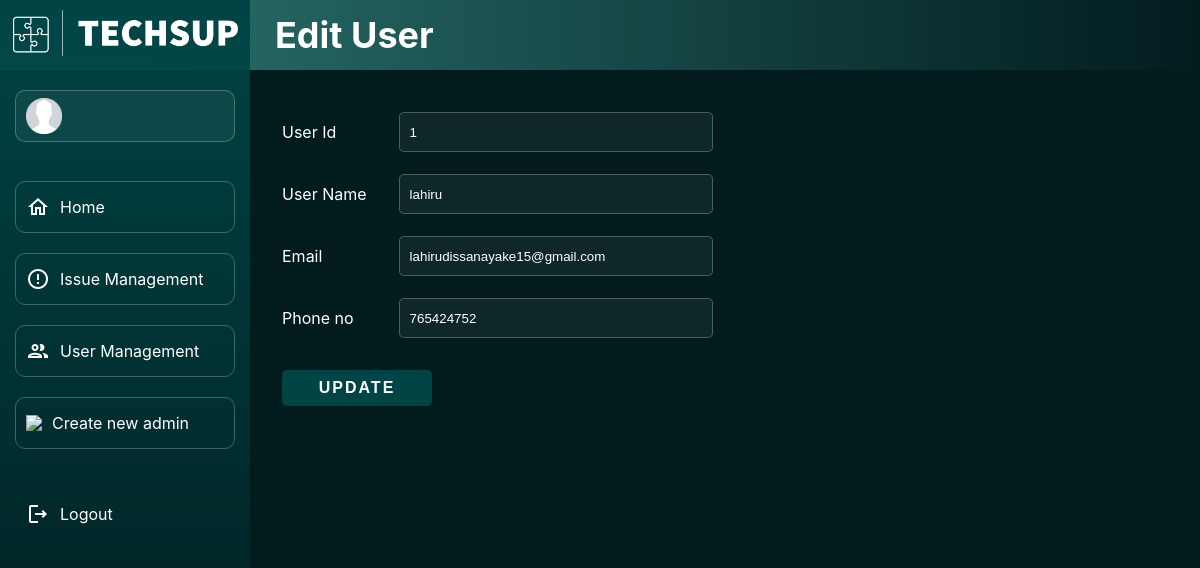
Page /admin/users/updateUser.php?userId=1 on the committed database.
### tables this page shows
CREATE TABLE IF NOT EXISTS `user` (
  `userId` int(5) NOT NULL AUTO_INCREMENT,
  `userName` varchar(20) NOT NULL,
  `userEmail` varchar(50) NOT NULL,
  `userPhone` varchar(20) NOT NULL,
  `userPwd` varchar(100) NOT NULL,
  PRIMARY KEY (`userId`),
  UNIQUE KEY `userName` (`userName`),
  UNIQUE KEY `userEmail` (`userEmail`)
);

### includes/functions.inc.php (called while the page is built, shortened)
<?php
function adminGetUserDataUpdate($conn)
{
    if (isset($_GET['userId']) && is_numeric($_GET['userId'])) {
        $userId = $_GET['userId'];
        $sql = "SELECT userId, userName, userEmail, userPhone FROM user WHERE userId='$userId';";
        $get_userId = mysqli_query($conn, $sql);
        if (mysqli_num_rows($get_userId) == 1) {
            $row = mysqli_fetch_assoc($get_userId);
            return ($row);
        }
    }
}

### admin/users/updateUser.php (the view, shortened to what this page needs)
<?php
require_once('../../includes/dbh.inc.php');
require_once('../../includes/functions.inc.php');
$row = adminGetUserDataUpdate($conn);
?>
<!DOCTYPE html>
<html lang="en">
<head>
</head>
<body>
    <nav class="nav-h-back"></nav>
    <nav class="nav-h">
        <div class="heading">
            <h1>Edit User</h1>
        </div>
    </nav>
    <nav class="nav-v">
        <div class="logo">
            <a href="../main/dashboard.php">
                <img src="../../assets/techsup-logo-white.png" width="225px">
            </a>
        </div>
        <div class="menu">
            <div class="item profile">
                <img src="../../assets/profile.png" width="36px">
            </div>
            <div>
                <a href="../main/dashboard.php">
                    <div class="item click">
                        <img src="../../assets//home-outline-white-24dp.png">
                        <span>Home</span>
                    </div>
                </a>
                <br>
                <a href="../issues/viewIssue.php">
                    <div class="item click">
                        <img src="../../assets/issue-outline-white-24dp.png">
                        <span>Issue Management</span>
                    </div>
                </a>
                <br>
                <a href="viewUser.php">
                    <div class="item click">
                        <img src="../../assets/users-outline-white-24dp.png">
                        <span>User Management</span>
                    </div>
                </a>
                <br>
                <a href="../main/register.php">
                    <div class="item click">
                        <img src="../../assets/addAdmin-outline-white-24dp">
                        <span>Create new admin</span>
                    </div>
                </a>
            </div>
            <a href="../../includes/adminLogout.inc.php">
                <div class="item logout">
                    <img src="../../assets/logout-outline-white-24dp.png">
                    <span>Logout</span>
                </div>
            </a>
        </div>
    </nav>
    <div class="body">
        <form action="../../includes/adminUpdateUser.inc.php" method="post">
            <table>
                <tr>
                    <td><label>User Id</label></td>
                    <td><input type="text" name="userId" id="userId" placeholder="User Id" class="disabledInput" value="<?php echo $row['userId']; ?>" readonly></td>
                </tr>
                <tr>
                    <td><label>User Name</label></td>
                    <td><input type="text" name="userName" id="userName" placeholder="User Name" value="<?php echo $row['userName']; ?>"></td>
                </tr>
                <tr>
                    <td><label>Email</label></td>
                    <td><input type="email" name="userEmail" id="userEmail" placeholder="Email" value="<?php echo $row['userEmail']; ?>"></td>
                </tr>
                <tr>
                    <td><label>Phone no</label></td>
                    <td><input type="tel" name="userPhone" id="userPhone" placeholder="Phone no" value="<?php echo $row['userPhone']; ?>"></td>
                </tr>
                <tr>
                    <td colspan="2"><button type="submit" name="submit">UPDATE</button></td>
                </tr>
            </table>
        </form>
    </div>
</body>
</html>

### rows in the picture
user: userId "1", userName "lahiru", userEmail "lahirudissanayake15@gmail.com", userPhone "765424752"
